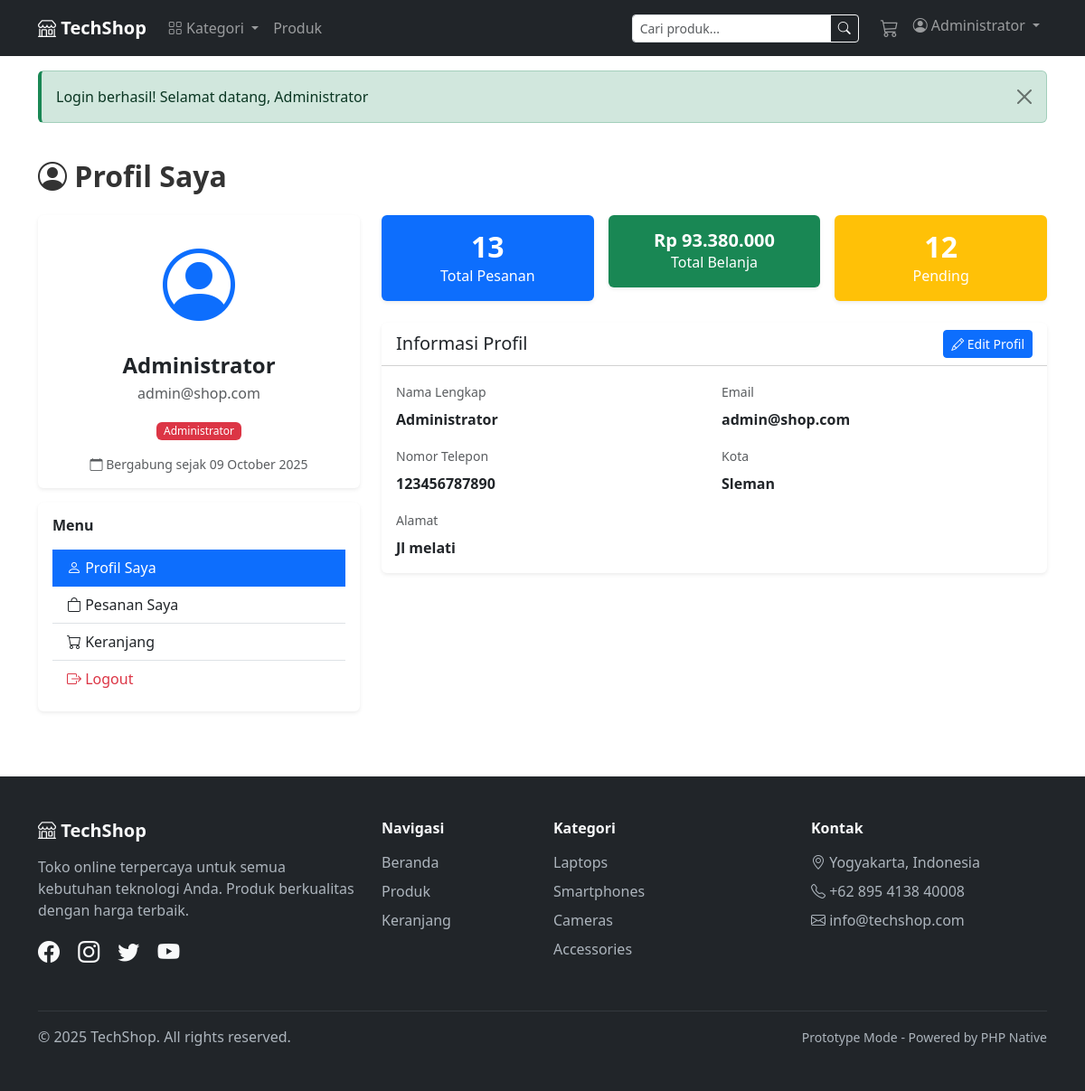
/user/index.php (signed in), run on the app's committed database.
### tables this page shows
CREATE TABLE `users` (
  `id` int(11) NOT NULL,
  `name` varchar(100) NOT NULL,
  `email` varchar(100) NOT NULL,
  `password` varchar(255) NOT NULL COMMENT 'Prototype: MD5 hash (HARUS MIGRASI ke password_hash)',
  `is_admin` tinyint(1) DEFAULT 0 COMMENT '0=Customer, 1=Admin',
  `created_at` timestamp NULL DEFAULT current_timestamp()
);

CREATE TABLE `user_info` (
  `id` int(11) NOT NULL,
  `user_id` int(11) NOT NULL,
  `first_name` varchar(100) DEFAULT NULL,
  `last_name` varchar(100) DEFAULT NULL,
  `address` text DEFAULT NULL,
  `phone` varchar(20) DEFAULT NULL,
  `city` varchar(100) DEFAULT NULL,
  `postal_code` varchar(10) DEFAULT NULL
);

### db.php (called while the page is built, shortened)
<?php
function clean($string) {
    return htmlspecialchars(trim($string), ENT_QUOTES, 'UTF-8');
}
?>

### config.php (called while the page is built, shortened)
<?php
function format_rupiah($number) {
    return "Rp " . number_format($number, 0, ',', '.');
}
?>

### user/index.php (the view, shortened to what this page needs)
<?php
require_once '../db.php';
require_once '../config.php';
$user_id = $_SESSION['user_id'];
$user_query = "SELECT u.*, ui.*
               FROM users u
               LEFT JOIN user_info ui ON u.id = ui.user_id
               WHERE u.id = $user_id";
$user_result = mysqli_query($conn, $user_query);
$user = mysqli_fetch_assoc($user_result);
$stats = [];
$orders_query = "SELECT COUNT(*) as total FROM orders WHERE user_id = $user_id";
$result = mysqli_query($conn, $orders_query);
$stats['orders'] = mysqli_fetch_assoc($result)['total'];
$spent_query = "SELECT SUM(total) as total FROM orders WHERE user_id = $user_id AND status != 'cancelled'";
$result = mysqli_query($conn, $spent_query);
$stats['spent'] = mysqli_fetch_assoc($result)['total'] ?? 0;
$pending_query = "SELECT COUNT(*) as total FROM orders WHERE user_id = $user_id AND status = 'pending'";
$result = mysqli_query($conn, $pending_query);
$stats['pending'] = mysqli_fetch_assoc($result)['total'];
include '../header.php';
?>
<div class="container py-4">
    <h2 class="fw-bold mb-4"><i class="bi bi-person-circle"></i> Profil Saya</h2>
    <div class="row g-4">
        <div class="col-lg-4">
            <div class="card border-0 shadow-sm">
                <div class="card-body text-center">
                    <div class="mb-3">
                        <i class="bi bi-person-circle text-primary" style="font-size: 5rem;"></i>
                    </div>
                    <h4 class="fw-bold mb-1"><?php echo clean($user['name']); ?></h4>
                    <p class="text-muted mb-3"><?php echo clean($user['email']); ?></p>
                    <?php if ($user['is_admin'] == 1): ?>
                        <span class="badge bg-danger mb-3">Administrator</span>
                    <?php else: ?>
                        <span class="badge bg-primary mb-3">Customer</span>
                    <?php endif; ?>
                    <p class="small text-muted mb-0">
                        <i class="bi bi-calendar"></i>
                        Bergabung sejak <?php echo date('d F Y', strtotime($user['created_at'])); ?>
                    </p>
                </div>
            </div>
            <div class="card border-0 shadow-sm mt-3">
                <div class="card-body">
                    <h6 class="fw-bold mb-3">Menu</h6>
                    <div class="list-group list-group-flush">
                        <a href="<?php echo BASE_URL; ?>/user/index.php" class="list-group-item list-group-item-action active">
                            <i class="bi bi-person"></i> Profil Saya
                        </a>
                        <a href="<?php echo BASE_URL; ?>/user/orders.php" class="list-group-item list-group-item-action">
                            <i class="bi bi-bag"></i> Pesanan Saya
                        </a>
                        <a href="<?php echo BASE_URL; ?>/cart.php" class="list-group-item list-group-item-action">
                            <i class="bi bi-cart"></i> Keranjang
                        </a>
                        <a href="<?php echo BASE_URL; ?>/logout.php" class="list-group-item list-group-item-action text-danger">
                            <i class="bi bi-box-arrow-right"></i> Logout
                        </a>
                    </div>
                </div>
            </div>
        </div>
        <div class="col-lg-8">
            <div class="row g-3 mb-4">
                <div class="col-md-4">
                    <div class="card border-0 shadow-sm bg-primary text-white">
                        <div class="card-body text-center">
                            <h2 class="fw-bold mb-0"><?php echo $stats['orders']; ?></h2>
                            <p class="mb-0">Total Pesanan</p>
                        </div>
                    </div>
                </div>
                <div class="col-md-4">
                    <div class="card border-0 shadow-sm bg-success text-white">
                        <div class="card-body text-center">
                            <h5 class="fw-bold mb-0"><?php echo format_rupiah($stats['spent']); ?></h5>
                            <p class="mb-0">Total Belanja</p>
                        </div>
                    </div>
                </div>
                <div class="col-md-4">
                    <div class="card border-0 shadow-sm bg-warning text-white">
                        <div class="card-body text-center">
                            <h2 class="fw-bold mb-0"><?php echo $stats['pending']; ?></h2>
                            <p class="mb-0">Pending</p>
                        </div>
                    </div>
                </div>
            </div>
            <div class="card border-0 shadow-sm">
                <div class="card-header bg-white">
                    <div class="d-flex justify-content-between align-items-center">
                        <h5 class="mb-0">Informasi Profil</h5>
                        <a href="<?php echo BASE_URL; ?>/user/profile.php" class="btn btn-sm btn-primary">
                            <i class="bi bi-pencil"></i> Edit Profil
                        </a>
                    </div>
                </div>
                <div class="card-body">
                    <div class="row g-3">
                        <div class="col-md-6">
                            <label class="form-label text-muted small">Nama Lengkap</label>
                            <p class="fw-bold mb-0"><?php echo clean($user['name']); ?></p>
                        </div>
                        <div class="col-md-6">
                            <label class="form-label text-muted small">Email</label>
                            <p class="fw-bold mb-0"><?php echo clean($user['email']); ?></p>
                        </div>
                        <div class="col-md-6">
                            <label class="form-label text-muted small">Nomor Telepon</label>
                            <p class="fw-bold mb-0"><?php echo !empty($user['phone']) ? clean($user['phone']) : '-'; ?></p>
                        </div>
                        <div class="col-md-6">
                            <label class="form-label text-muted small">Kota</label>
                            <p class="fw-bold mb-0"><?php echo !empty($user['city']) ? clean($user['city']) : '-'; ?></p>
                        </div>
                        <div class="col-12">
                            <label class="form-label text-muted small">Alamat</label>
                            <p class="fw-bold mb-0"><?php echo !empty($user['address']) ? nl2br(clean($user['address'])) : '-'; ?></p>
                        </div>
                    </div>
                </div>
            </div>
        </div>
    </div>
</div>
<?php include '../footer.php'; ?>

### css/style.css (style rules this page uses)
:root { --primary-color: #0d6efd; --secondary-color: #6c757d; --success-color: #198754; --danger-color: #dc3545; --warning-color: #ffc107; --info-color: #0dcaf0; --dark-color: #212529; --light-bg: #f8f9fa; }
body { font-family: 'Segoe UI', Tahoma, Geneva, Verdana, sans-serif; color: #333; }
.btn { transition: all 0.3s ease; }
.card { transition: box-shadow 0.3s ease; }
.badge { font-weight: 500; padding: 0.35em 0.65em; }

### data on the page
users: name "Administrator", email "admin@shop.com", created_at "09 October 2025"
user_info: phone "123456787890", city "Sleman", address "Jl melati"

### other printed values
$_SESSION['user_name'] "Administrator"
$flash['message'] "Login berhasil! Selamat datang, Administrator"
$stats['orders'] "13"
format_rupiah($stats['spent']) "Rp 93.380.000"
$stats['pending'] "12"
